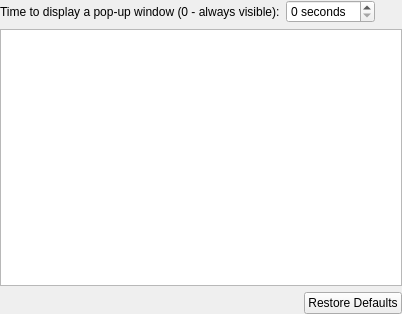
<?xml version="1.0" encoding="UTF-8"?>
<ui version="4.0">
 <class>NotifyOptionsWidgetClass</class>
 <widget class="QWidget" name="NotifyOptionsWidgetClass">
  <property name="geometry">
   <rect>
    <x>0</x>
    <y>0</y>
    <width>402</width>
    <height>314</height>
   </rect>
  </property>
  <layout class="QVBoxLayout" name="verticalLayout">
   <property name="margin">
    <number>0</number>
   </property>
   <item>
    <layout class="QHBoxLayout" name="horizontalLayout_2">
     <item>
      <widget class="QLabel" name="lblPopupTimeout">
       <property name="text">
        <string>Time to display a pop-up window (0 - always visible):</string>
       </property>
      </widget>
     </item>
     <item>
      <widget class="QSpinBox" name="spbPopupTimeout">
       <property name="suffix">
        <string> seconds</string>
       </property>
       <property name="maximum">
        <number>60</number>
       </property>
      </widget>
     </item>
     <item>
      <spacer name="horizontalSpacer">
       <property name="orientation">
        <enum>Qt::Horizontal</enum>
       </property>
       <property name="sizeHint" stdset="0">
        <size>
         <width>40</width>
         <height>20</height>
        </size>
       </property>
      </spacer>
     </item>
    </layout>
   </item>
   <item>
    <widget class="QTreeView" name="trvNotifies">
     <property name="indentation">
      <number>10</number>
     </property>
     <property name="uniformRowHeights">
      <bool>true</bool>
     </property>
     <property name="sortingEnabled">
      <bool>true</bool>
     </property>
     <property name="allColumnsShowFocus">
      <bool>true</bool>
     </property>
     <attribute name="headerStretchLastSection">
      <bool>false</bool>
     </attribute>
    </widget>
   </item>
   <item>
    <layout class="QHBoxLayout" name="horizontalLayout">
     <item>
      <spacer name="horizontalSpacer_2">
       <property name="orientation">
        <enum>Qt::Horizontal</enum>
       </property>
       <property name="sizeHint" stdset="0">
        <size>
         <width>40</width>
         <height>20</height>
        </size>
       </property>
      </spacer>
     </item>
     <item>
      <widget class="QPushButton" name="pbtRestoreDefaults">
       <property name="text">
        <string>Restore Defaults</string>
       </property>
      </widget>
     </item>
    </layout>
   </item>
  </layout>
 </widget>
 <layoutdefault spacing="6" margin="11"/>
 <resources/>
 <connections/>
</ui>
